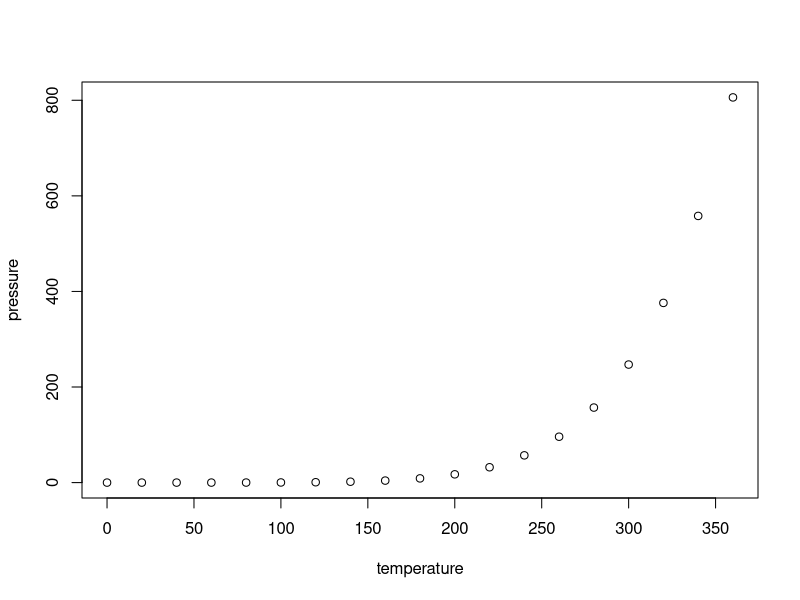
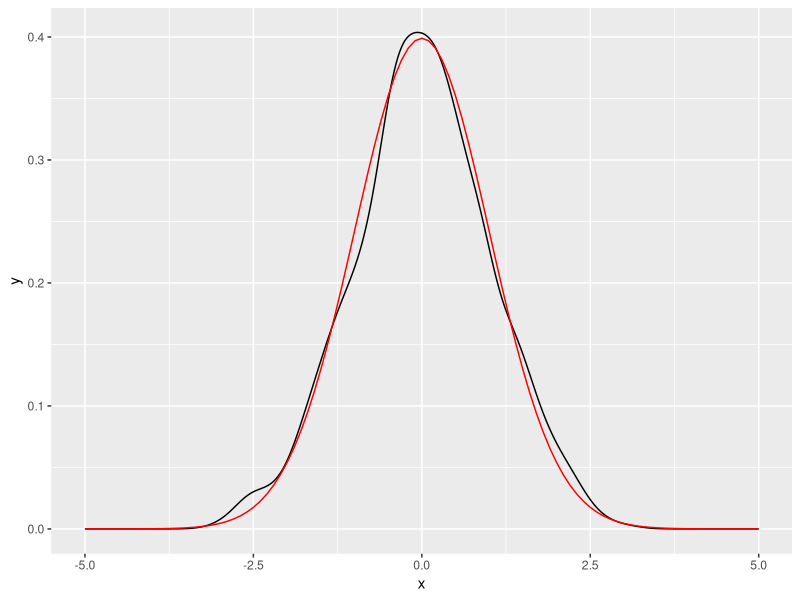

Generate these figures, in order, with R:
## ---- chunk 1
summary(cars)
## ---- chunk 2
plot(pressure)
## ---- chunk 3
library(ggplot2)
df <- data.frame(x = rnorm(1000))
x <- df$x
base <- ggplot(df, aes(x)) + geom_density()  + scale_x_continuous(limits = c(-5, 5))
base + stat_function(fun = dnorm, colour = "red")
## ---- chunk 4
	print(paste("Hello, ", "World!", sep=""))
